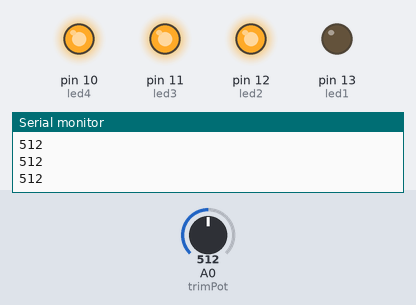
Bench run of a sketch on a simulated Arduino Uno, built with avr-gcc and run on an emulated ATmega328P. On the bench: output pins drawn as LEDs (lit = HIGH), the last lines printed to the serial monitor. Inputs (shaded band) come from the test bench; at power-on: A0 (trimPot) = 512.

Above: at 1.3 s.
1.4 s: A0 (trimPot) set to 411
2.9 s: A0 (trimPot) set to 385
At 4.0 s:
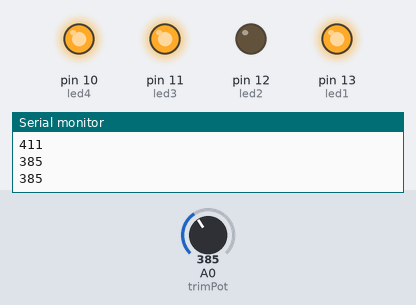
4.5 s: A0 (trimPot) set to 313
6.0 s: A0 (trimPot) set to 292
At 6.4 s:
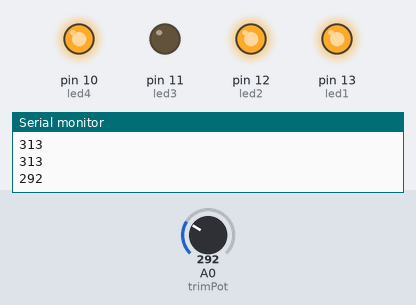
7.5 s: A0 (trimPot) set to 218
9.0 s: A0 (trimPot) set to 186
At 9.9 s:
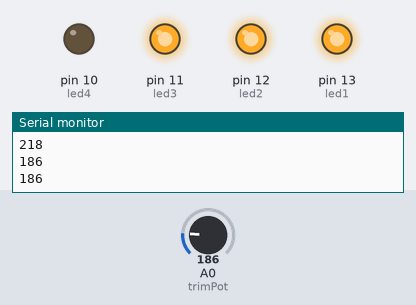
Timing chart, 0 to 11.5 s (numbered marks = the images above; inputs shaded):
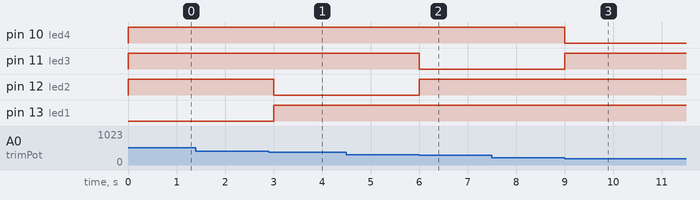

Measured:
- the behaviour switches between 400 and 399 on A0 (trimPot) (found by bisection; images 0 and 1)
- the behaviour switches between 300 and 299 on A0 (trimPot) (found by bisection; images 1 and 2)
- the behaviour switches between 200 and 199 on A0 (trimPot) (found by bisection; images 2 and 3)
- after the input at 2.9 s, pin 12 (led2): HIGH → LOW after 0.10 s; pin 13 (led1): LOW → HIGH after 0.10 s
- after the input at 6.0 s, pin 11 (led3): HIGH → LOW at once; pin 12 (led2): LOW → HIGH at once
- after the input at 9.0 s, pin 10 (led4): HIGH → LOW at once; pin 11 (led3): LOW → HIGH at once

The sketch:

Trimpot-LED_v1.ino
```cpp
//ARMUINO: El potenciometro regula cadena de LEDs
int trimPot=A0;
int led1=13;int led2=12;int led3=11;int led4=10;

int val=0;

void setup() {
  pinMode(led1,OUTPUT);
  pinMode(led2,OUTPUT);
  pinMode(led3,OUTPUT);
  pinMode(led4,OUTPUT);
  Serial.begin(9600);
}

void loop() {
  val=analogRead(trimPot);
  Serial.println(val); // val=0...1023
  if(val<200){
    digitalWrite(led1,HIGH);
    digitalWrite(led2,HIGH);
    digitalWrite(led3,HIGH);
    digitalWrite(led4,LOW);
  }
  else if(val>=200 and val<300){
    digitalWrite(led1,HIGH);
    digitalWrite(led2,HIGH);
    digitalWrite(led3,LOW);
    digitalWrite(led4,HIGH);
  }
  else if(val>=300 and val<400){
    digitalWrite(led1,HIGH);
    digitalWrite(led2,LOW);
    digitalWrite(led3,HIGH);
    digitalWrite(led4,HIGH);
  }
  else {
    digitalWrite(led1,LOW);
    digitalWrite(led2,HIGH);
    digitalWrite(led3,HIGH);
    digitalWrite(led4,HIGH);
  }
  delay(500); // espera 0.5 seg antes de la siguiente lectura
}
```
